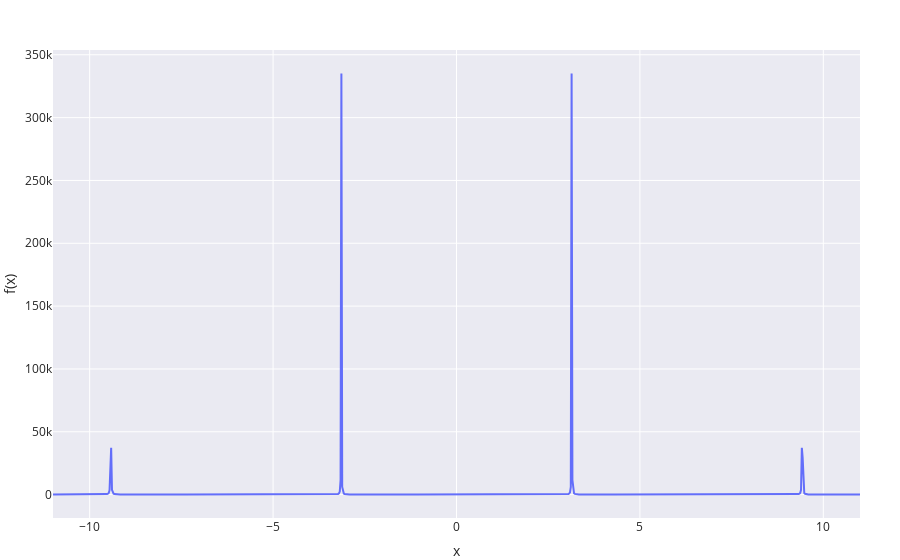

Here is the notebook cell this chart was saved with:
### Markdown cell above
## Question 4.ii

Sketch $𝑦=\frac{1−cos(𝑥)}{1+cos(𝑥)}$

### Code cell
backend = spb.PB
x = sp.Symbol('x')
f = (1-sp.cos(x))/(1+sp.cos(x))
value_range = 11
p = spb.plot( 
        f, (x, -value_range, +value_range), 
        backend=backend 
)

### Figure 1 — Plotly figure (JSON) as saved in the notebook; plotly's stock layout.template omitted (floating-point values rounded to 4 significant figures; data arrays with more than 128 entries replaced by an {"elided": "..."} marker saying what was removed)
{"data": [{"line": {"color": "#636EFA"}, "mode": "lines", "name": "(1 - cos(x))/(cos(x) + 1)", "showlegend": true, "type": "scatter", "x": {"elided": "1000 float values"}, "y": {"elided": "1000 float values"}}], "layout": {"margin": {"b": 0, "l": 0, "r": 40, "t": 50}, "polar": {"angularaxis": {"direction": "counterclockwise", "rotation": 0}}, "scene": {"aspectratio": {}, "camera": {}, "xaxis": {"showgrid": true, "title": {"text": "x"}, "visible": true, "zeroline": true}, "yaxis": {"showgrid": true, "title": {"text": "f(x)"}, "visible": true, "zeroline": true}, "zaxis": {"showgrid": true, "title": {"text": ""}, "visible": true, "zeroline": true}}, "showlegend": false, "title": {"text": "<b></b>", "x": 0.5}, "xaxis": {"constrain": "domain", "showgrid": true, "title": {"text": "x"}, "visible": true, "zeroline": true}, "yaxis": {"showgrid": true, "title": {"text": "f(x)"}, "visible": true, "zeroline": true}}}
